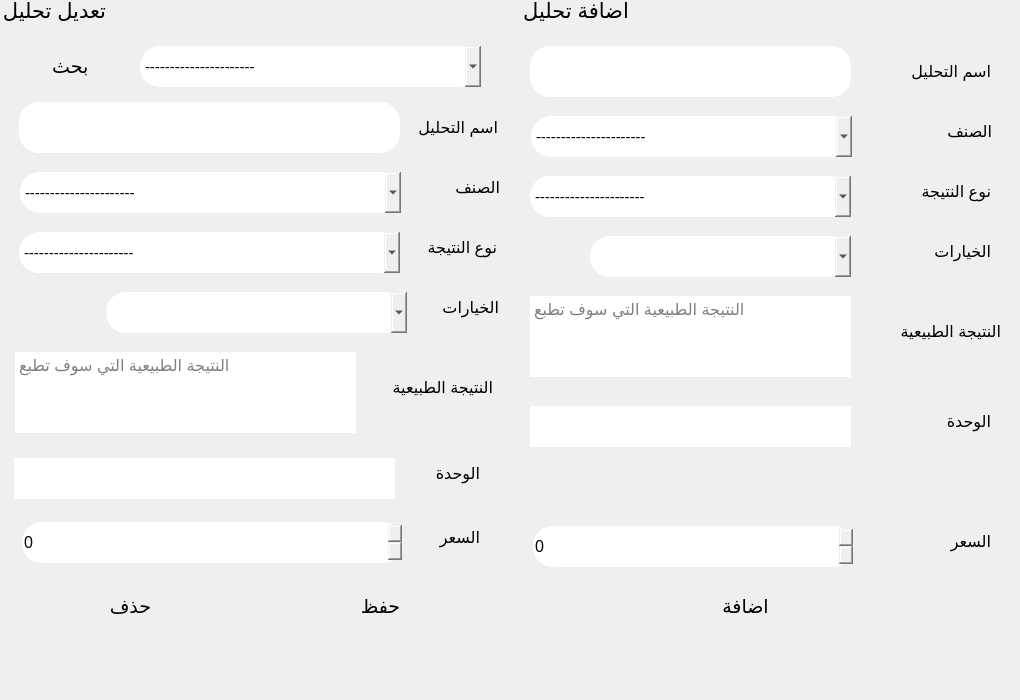
      <widget class="QWidget" name="tab_9">
       <attribute name="title">
        <string>اضافة تحليل</string>
       </attribute>
       <widget class="QGroupBox" name="groupBox_4">
        <property name="geometry">
         <rect>
          <x>520</x>
          <y>-4</y>
          <width>491</width>
          <height>671</height>
         </rect>
        </property>
        <property name="font">
         <font>
          <family>Segoe UI</family>
          <pointsize>16</pointsize>
          <weight>50</weight>
          <bold>false</bold>
         </font>
        </property>
        <property name="styleSheet">
         <string notr="true">border-radius:20px;</string>
        </property>
        <property name="title">
         <string>اضافة تحليل</string>
        </property>
        <property name="checkable">
         <bool>false</bool>
        </property>
        <widget class="QLabel" name="label_45">
         <property name="geometry">
          <rect>
           <x>350</x>
           <y>50</y>
           <width>121</width>
           <height>51</height>
          </rect>
         </property>
         <property name="font">
          <font>
           <family>Segoe UI</family>
           <pointsize>12</pointsize>
           <weight>50</weight>
           <bold>false</bold>
          </font>
         </property>
         <property name="text">
          <string>اسم التحليل</string>
         </property>
        </widget>
        <widget class="QLineEdit" name="lineEdit_28">
         <property name="geometry">
          <rect>
           <x>10</x>
           <y>50</y>
           <width>321</width>
           <height>51</height>
          </rect>
         </property>
         <property name="font">
          <font>
           <family>Segoe UI</family>
           <pointsize>11</pointsize>
          </font>
         </property>
        </widget>
        <widget class="QLabel" name="label_46">
         <property name="geometry">
          <rect>
           <x>340</x>
           <y>310</y>
           <width>141</width>
           <height>51</height>
          </rect>
         </property>
         <property name="font">
          <font>
           <family>Segoe UI</family>
           <pointsize>12</pointsize>
           <weight>50</weight>
           <bold>false</bold>
          </font>
         </property>
         <property name="text">
          <string>النتيجة الطبيعية</string>
         </property>
        </widget>
        <widget class="QLabel" name="label_48">
         <property name="geometry">
          <rect>
           <x>360</x>
           <y>520</y>
           <width>111</width>
           <height>51</height>
          </rect>
         </property>
         <property name="font">
          <font>
           <family>Segoe UI</family>
           <pointsize>12</pointsize>
           <weight>50</weight>
           <bold>false</bold>
          </font>
         </property>
         <property name="text">
          <string>السعر</string>
         </property>
        </widget>
        <widget class="QPushButton" name="pushButton_26">
         <property name="geometry">
          <rect>
           <x>40</x>
           <y>585</y>
           <width>371</width>
           <height>51</height>
          </rect>
         </property>
         <property name="font">
          <font>
           <family>Segoe UI</family>
           <pointsize>14</pointsize>
          </font>
         </property>
         <property name="cursor">
          <cursorShape>PointingHandCursor</cursorShape>
         </property>
         <property name="layoutDirection">
          <enum>Qt::LeftToRight</enum>
         </property>
         <property name="text">
          <string>اضافة</string>
         </property>
         <property name="icon">
          <iconset resource="icons.qrc">
           <normaloff>:/icons8-add-new-100.png</normaloff>:/icons8-add-new-100.png</iconset>
         </property>
         <property name="iconSize">
          <size>
           <width>53</width>
           <height>53</height>
          </size>
         </property>
        </widget>
        <widget class="QLabel" name="label_56">
         <property name="geometry">
          <rect>
           <x>360</x>
           <y>170</y>
           <width>111</width>
           <height>51</height>
          </rect>
         </property>
         <property name="font">
          <font>
           <family>Segoe UI</family>
           <pointsize>12</pointsize>
           <weight>50</weight>
           <bold>false</bold>
          </font>
         </property>
         <property name="text">
          <string>نوع النتيجة</string>
         </property>
        </widget>
        <widget class="QComboBox" name="comboBox_22">
         <property name="geometry">
          <rect>
           <x>10</x>
           <y>180</y>
           <width>321</width>
           <height>41</height>
          </rect>
         </property>
         <property name="font">
          <font>
           <pointsize>11</pointsize>
          </font>
         </property>
         <item>
          <property name="text">
           <string>----------------------</string>
          </property>
         </item>
         <item>
          <property name="text">
           <string>حقل كتابة</string>
          </property>
         </item>
         <item>
          <property name="text">
           <string>خيارات</string>
          </property>
         </item>
         <item>
          <property name="text">
           <string>خيارات مع تعديل</string>
          </property>
         </item>
         <item>
          <property name="text">
           <string>عدد</string>
          </property>
         </item>
        </widget>
        <widget class="QLabel" name="label_58">
         <property name="geometry">
          <rect>
           <x>361</x>
           <y>110</y>
           <width>111</width>
           <height>51</height>
          </rect>
         </property>
         <property name="font">
          <font>
           <family>Segoe UI</family>
           <pointsize>12</pointsize>
           <weight>50</weight>
           <bold>false</bold>
          </font>
         </property>
         <property name="text">
          <string>الصنف</string>
         </property>
        </widget>
        <widget class="QComboBox" name="comboBox_23">
         <property name="geometry">
          <rect>
           <x>11</x>
           <y>120</y>
           <width>321</width>
           <height>41</height>
          </rect>
         </property>
         <property name="font">
          <font>
           <pointsize>11</pointsize>
          </font>
         </property>
         <item>
          <property name="text">
           <string>----------------------</string>
          </property>
         </item>
         <item>
          <property name="text">
           <string>bio</string>
          </property>
         </item>
         <item>
          <property name="text">
           <string>GSE</string>
          </property>
         </item>
         <item>
          <property name="text">
           <string>GUE</string>
          </property>
         </item>
         <item>
          <property name="text">
           <string>hematology</string>
          </property>
         </item>
         <item>
          <property name="text">
           <string>هرمونات مشترك</string>
          </property>
         </item>
        </widget>
        <widget class="QTextEdit" name="textEdit_2">
         <property name="geometry">
          <rect>
           <x>10</x>
           <y>300</y>
           <width>321</width>
           <height>81</height>
          </rect>
         </property>
         <property name="font">
          <font>
           <family>Segoe UI</family>
           <pointsize>12</pointsize>
          </font>
         </property>
         <property name="placeholderText">
          <string>النتيجة الطبيعية التي سوف تطبع </string>
         </property>
        </widget>
        <widget class="QLabel" name="label_47">
         <property name="geometry">
          <rect>
           <x>370</x>
           <y>400</y>
           <width>101</width>
           <height>51</height>
          </rect>
         </property>
         <property name="font">
          <font>
           <family>Segoe UI</family>
           <pointsize>12</pointsize>
           <weight>50</weight>
           <bold>false</bold>
          </font>
         </property>
         <property name="text">
          <string>الوحدة</string>
         </property>
        </widget>
        <widget class="QTextEdit" name="textEdit_3">
         <property name="geometry">
          <rect>
           <x>10</x>
           <y>410</y>
           <width>321</width>
           <height>41</height>
          </rect>
         </property>
         <property name="font">
          <font>
           <family>Segoe UI</family>
           <pointsize>11</pointsize>
          </font>
         </property>
        </widget>
        <widget class="QSpinBox" name="spinBox_5">
         <property name="geometry">
          <rect>
           <x>13</x>
           <y>530</y>
           <width>321</width>
           <height>41</height>
          </rect>
         </property>
         <property name="font">
          <font>
           <family>Segoe UI</family>
           <pointsize>12</pointsize>
          </font>
         </property>
         <property name="styleSheet">
          <string notr="true">border-radius:20px</string>
         </property>
        </widget>
        <widget class="QLabel" name="label_61">
         <property name="geometry">
          <rect>
           <x>360</x>
           <y>230</y>
           <width>111</width>
           <height>51</height>
          </rect>
         </property>
         <property name="font">
          <font>
           <family>Segoe UI</family>
           <pointsize>12</pointsize>
           <weight>50</weight>
           <bold>false</bold>
          </font>
         </property>
         <property name="text">
          <string>الخيارات</string>
         </property>
        </widget>
        <widget class="QComboBox" name="comboBox_30">
         <property name="geometry">
          <rect>
           <x>70</x>
           <y>240</y>
           <width>261</width>
           <height>41</height>
          </rect>
         </property>
         <property name="font">
          <font>
           <family>Segoe UI</family>
           <pointsize>11</pointsize>
          </font>
         </property>
         <property name="editable">
          <bool>true</bool>
         </property>
        </widget>
        <widget class="QPushButton" name="pushButton_39">
         <property name="enabled">
          <bool>true</bool>
         </property>
         <property name="geometry">
          <rect>
           <x>3</x>
           <y>235</y>
           <width>61</width>
           <height>51</height>
          </rect>
         </property>
         <property name="font">
          <font>
           <family>Segoe UI</family>
           <pointsize>13</pointsize>
          </font>
         </property>
         <property name="cursor">
          <cursorShape>PointingHandCursor</cursorShape>
         </property>
         <property name="styleSheet">
          <string notr="true"/>
         </property>
         <property name="text">
          <string/>
         </property>
         <property name="icon">
          <iconset resource="icons.qrc">
           <normaloff>:/icons8-add-new-100.png</normaloff>:/icons8-add-new-100.png</iconset>
         </property>
         <property name="iconSize">
          <size>
           <width>40</width>
           <height>40</height>
          </size>
         </property>
        </widget>
       </widget>
       <widget class="QGroupBox" name="groupBox_9">
        <property name="geometry">
         <rect>
          <x>0</x>
          <y>-4</y>
          <width>501</width>
          <height>691</height>
         </rect>
        </property>
        <property name="font">
         <font>
          <family>Segoe UI</family>
          <pointsize>16</pointsize>
         </font>
        </property>
        <property name="styleSheet">
         <string notr="true">border-radius:20px;</string>
        </property>
        <property name="title">
         <string>تعديل تحليل</string>
        </property>
        <widget class="QComboBox" name="comboBox_21">
         <property name="geometry">
          <rect>
           <x>140</x>
           <y>50</y>
           <width>341</width>
           <height>41</height>
          </rect>
         </property>
         <property name="font">
          <font>
           <family>Segoe UI</family>
           <pointsize>11</pointsize>
          </font>
         </property>
         <item>
          <property name="text">
           <string>----------------------</string>
          </property>
         </item>
        </widget>
        <widget class="QPushButton" name="pushButton_27">
         <property name="geometry">
          <rect>
           <x>280</x>
           <y>585</y>
           <width>201</width>
           <height>51</height>
          </rect>
         </property>
         <property name="font">
          <font>
           <family>Segoe UI</family>
           <pointsize>14</pointsize>
          </font>
         </property>
         <property name="cursor">
          <cursorShape>PointingHandCursor</cursorShape>
         </property>
         <property name="text">
          <string>حفظ</string>
         </property>
        </widget>
        <widget class="QPushButton" name="pushButton_28">
         <property name="geometry">
          <rect>
           <x>30</x>
           <y>585</y>
           <width>201</width>
           <height>51</height>
          </rect>
         </property>
         <property name="font">
          <font>
           <family>Segoe UI</family>
           <pointsize>14</pointsize>
          </font>
         </property>
         <property name="cursor">
          <cursorShape>PointingHandCursor</cursorShape>
         </property>
         <property name="layoutDirection">
          <enum>Qt::LeftToRight</enum>
         </property>
         <property name="styleSheet">
          <string notr="true"/>
         </property>
         <property name="text">
          <string>حذف</string>
         </property>
         <property name="icon">
          <iconset resource="icons.qrc">
           <normaloff>:/icons8-delete-bin-100.png</normaloff>:/icons8-delete-bin-100.png</iconset>
         </property>
         <property name="iconSize">
          <size>
           <width>53</width>
           <height>53</height>
          </size>
         </property>
        </widget>
        <widget class="QPushButton" name="pushButton_33">
         <property name="geometry">
          <rect>
           <x>20</x>
           <y>45</y>
           <width>111</width>
           <height>51</height>
          </rect>
         </property>
         <property name="font">
          <font>
           <family>Segoe UI</family>
           <pointsize>14</pointsize>
          </font>
         </property>
         <property name="cursor">
          <cursorShape>PointingHandCursor</cursorShape>
         </property>
         <property name="layoutDirection">
          <enum>Qt::LeftToRight</enum>
         </property>
         <property name="text">
          <string>بحث  </string>
         </property>
         <property name="icon">
          <iconset resource="icons.qrc">
           <normaloff>:/icons8-search-512.png</normaloff>:/icons8-search-512.png</iconset>
         </property>
         <property name="iconSize">
          <size>
           <width>24</width>
           <height>25</height>
          </size>
         </property>
        </widget>
        <widget class="QTextEdit" name="textEdit_4">
         <property name="geometry">
          <rect>
           <x>14</x>
           <y>462</y>
           <width>381</width>
           <height>41</height>
          </rect>
         </property>
         <property name="font">
          <font>
           <family>Segoe UI</family>
           <pointsize>11</pointsize>
          </font>
         </property>
        </widget>
        <widget class="QLabel" name="label_49">
         <property name="geometry">
          <rect>
           <x>379</x>
           <y>452</y>
           <width>101</width>
           <height>51</height>
          </rect>
         </property>
         <property name="font">
          <font>
           <family>Segoe UI</family>
           <pointsize>12</pointsize>
           <weight>50</weight>
           <bold>false</bold>
          </font>
         </property>
         <property name="text">
          <string>الوحدة</string>
         </property>
        </widget>
        <widget class="QLabel" name="label_50">
         <property name="geometry">
          <rect>
           <x>369</x>
           <y>516</y>
           <width>111</width>
           <height>51</height>
          </rect>
         </property>
         <property name="font">
          <font>
           <family>Segoe UI</family>
           <pointsize>12</pointsize>
           <weight>50</weight>
           <bold>false</bold>
          </font>
         </property>
         <property name="text">
          <string>السعر</string>
         </property>
        </widget>
        <widget class="QComboBox" name="comboBox_31">
         <property name="geometry">
          <rect>
           <x>106</x>
           <y>296</y>
           <width>301</width>
           <height>41</height>
          </rect>
         </property>
         <property name="font">
          <font>
           <family>Segoe UI</family>
           <pointsize>11</pointsize>
          </font>
         </property>
         <property name="editable">
          <bool>true</bool>
         </property>
        </widget>
        <widget class="QLabel" name="label_57">
         <property name="geometry">
          <rect>
           <x>386</x>
           <y>226</y>
           <width>111</width>
           <height>51</height>
          </rect>
         </property>
         <property name="font">
          <font>
           <family>Segoe UI</family>
           <pointsize>12</pointsize>
           <weight>50</weight>
           <bold>false</bold>
          </font>
         </property>
         <property name="text">
          <string>نوع النتيجة</string>
         </property>
        </widget>
        <widget class="QTextEdit" name="textEdit_5">
         <property name="geometry">
          <rect>
           <x>15</x>
           <y>356</y>
           <width>341</width>
           <height>81</height>
          </rect>
         </property>
         <property name="font">
          <font>
           <family>Segoe UI</family>
           <pointsize>12</pointsize>
          </font>
         </property>
         <property name="placeholderText">
          <string>النتيجة الطبيعية التي سوف تطبع </string>
         </property>
        </widget>
        <widget class="QLabel" name="label_51">
         <property name="geometry">
          <rect>
           <x>352</x>
           <y>366</y>
           <width>141</width>
           <height>51</height>
          </rect>
         </property>
         <property name="font">
          <font>
           <family>Segoe UI</family>
           <pointsize>12</pointsize>
           <weight>50</weight>
           <bold>false</bold>
          </font>
         </property>
         <property name="text">
          <string>النتيجة الطبيعية</string>
         </property>
        </widget>
        <widget class="QLabel" name="label_59">
         <property name="geometry">
          <rect>
           <x>389</x>
           <y>166</y>
           <width>111</width>
           <height>51</height>
          </rect>
         </property>
         <property name="font">
          <font>
           <family>Segoe UI</family>
           <pointsize>12</pointsize>
           <weight>50</weight>
           <bold>false</bold>
          </font>
         </property>
         <property name="text">
          <string>الصنف</string>
         </property>
        </widget>
        <widget class="QLabel" name="label_52">
         <property name="geometry">
          <rect>
           <x>377</x>
           <y>106</y>
           <width>121</width>
           <height>51</height>
          </rect>
         </property>
         <property name="font">
          <font>
           <family>Segoe UI</family>
           <pointsize>12</pointsize>
           <weight>50</weight>
           <bold>false</bold>
          </font>
         </property>
         <property name="text">
          <string>اسم التحليل</string>
         </property>
        </widget>
        <widget class="QLineEdit" name="lineEdit_29">
         <property name="geometry">
          <rect>
           <x>19</x>
           <y>106</y>
           <width>381</width>
           <height>51</height>
          </rect>
         </property>
         <property name="font">
          <font>
           <family>Segoe UI</family>
           <pointsize>13</pointsize>
          </font>
         </property>
        </widget>
        <widget class="QLabel" name="label_62">
         <property name="geometry">
          <rect>
           <x>428</x>
           <y>286</y>
           <width>71</width>
           <height>51</height>
          </rect>
         </property>
         <property name="font">
          <font>
           <family>Segoe UI</family>
           <pointsize>12</pointsize>
           <weight>50</weight>
           <bold>false</bold>
          </font>
         </property>
         <property name="text">
          <string>الخيارات</string>
         </property>
        </widget>
        <widget class="QSpinBox" name="spinBox_6">
         <property name="geometry">
          <rect>
           <x>22</x>
           <y>526</y>
           <width>381</width>
           <height>41</height>
          </rect>
         </property>
         <property name="font">
          <font>
           <family>Segoe UI</family>
           <pointsize>12</pointsize>
          </font>
         </property>
         <property name="styleSheet">
          <string notr="true">border-radius:20px</string>
         </property>
        </widget>
        <widget class="QComboBox" name="comboBox_25">
         <property name="geometry">
          <rect>
           <x>19</x>
           <y>236</y>
           <width>381</width>
           <height>41</height>
          </rect>
         </property>
         <property name="font">
          <font>
           <family>Segoe UI</family>
           <pointsize>11</pointsize>
          </font>
         </property>
         <item>
          <property name="text">
           <string>----------------------</string>
          </property>
         </item>
         <item>
          <property name="text">
           <string>حقل كتابة</string>
          </property>
         </item>
         <item>
          <property name="text">
           <string>خيارات</string>
          </property>
         </item>
         <item>
          <property name="text">
           <string>خيارات مع تعديل</string>
          </property>
         </item>
         <item>
          <property name="text">
           <string>عدد</string>
          </property>
         </item>
        </widget>
        <widget class="QComboBox" name="comboBox_26">
         <property name="geometry">
          <rect>
           <x>20</x>
           <y>176</y>
           <width>381</width>
           <height>41</height>
          </rect>
         </property>
         <property name="font">
          <font>
           <family>Segoe UI</family>
           <pointsize>11</pointsize>
          </font>
         </property>
         <item>
          <property name="text">
           <string>----------------------</string>
          </property>
         </item>
         <item>
          <property name="text">
           <string>bio</string>
          </property>
         </item>
         <item>
          <property name="text">
           <string>GSE</string>
          </property>
         </item>
         <item>
          <property name="text">
           <string>GUE</string>
          </property>
         </item>
         <item>
          <property name="text">
           <string>hematology</string>
          </property>
         </item>
         <item>
          <property name="text">
           <string>هرمونات مشترك</string>
          </property>
         </item>
        </widget>
        <widget class="QPushButton" name="pushButton_40">
         <property name="enabled">
          <bool>true</bool>
         </property>
         <property name="geometry">
          <rect>
           <x>57</x>
           <y>290</y>
           <width>51</width>
           <height>51</height>
          </rect>
         </property>
         <property name="font">
          <font>
           <family>Segoe UI</family>
           <pointsize>13</pointsize>
          </font>
         </property>
         <property name="cursor">
          <cursorShape>PointingHandCursor</cursorShape>
         </property>
         <property name="styleSheet">
          <string notr="true"/>
         </property>
         <property name="text">
          <string/>
         </property>
         <property name="icon">
          <iconset resource="icons.qrc">
           <normaloff>:/icons8-add-new-100.png</normaloff>:/icons8-add-new-100.png</iconset>
         </property>
         <property name="iconSize">
          <size>
           <width>40</width>
           <height>40</height>
          </size>
         </property>
        </widget>
        <widget class="QPushButton" name="pushButton_41">
         <property name="enabled">
          <bool>true</bool>
         </property>
         <property name="geometry">
          <rect>
           <x>3</x>
           <y>290</y>
           <width>51</width>
           <height>51</height>
          </rect>
         </property>
         <property name="font">
          <font>
           <family>Segoe UI</family>
           <pointsize>13</pointsize>
          </font>
         </property>
         <property name="cursor">
          <cursorShape>PointingHandCursor</cursorShape>
         </property>
         <property name="styleSheet">
          <string notr="true"/>
         </property>
         <property name="text">
          <string/>
         </property>
         <property name="icon">
          <iconset resource="icons.qrc">
           <normaloff>:/icons8-delete-bin-100.png</normaloff>:/icons8-delete-bin-100.png</iconset>
         </property>
         <property name="iconSize">
          <size>
           <width>40</width>
           <height>40</height>
          </size>
         </property>
        </widget>
       </widget>
      </widget>
